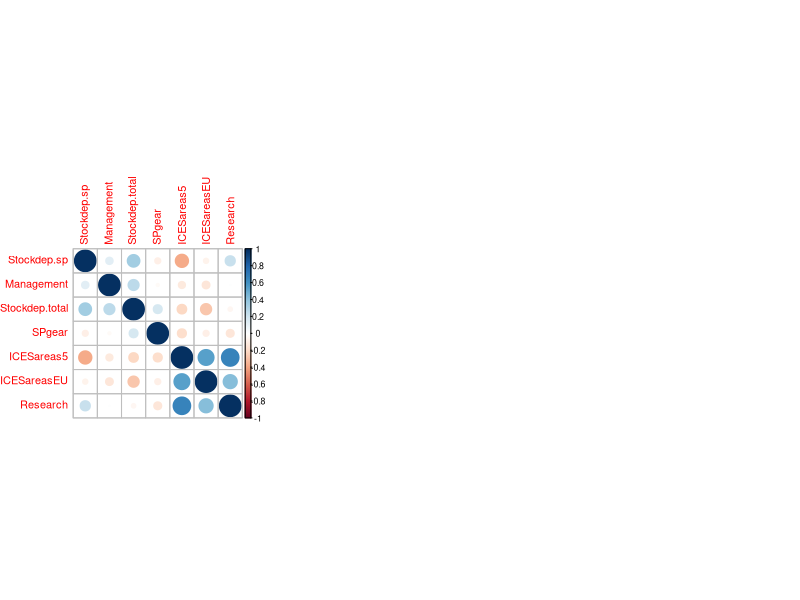

R code for this plot: (Note: this script raises an error after producing the figure.)
#' Reads data/ecological_indicators.csv, data/institutional_indicators.csv and 
#' data/socioeconomic_indicators.csv. Computes correlation matrices for each set of
#' indicators and plots the correlation matrices in Figures/Fig 4 SI.png

##### 1. LOAD PACKAGES AND DISPLAY VERSIONS #####

version                           
# platform       x86_64-apple-darwin13.4.0   
# arch           x86_64                      
# os             darwin13.4.0                
# system         x86_64, darwin13.4.0        
# status                                     
# major          3                           
# minor          3.0                         
# year           2016                        
# month          05                          
# day            03                          
# svn rev        70573                       
# language       R                           
# version.string R version 3.3.0 (2016-05-03)
# nickname       Supposedly Educational          

if(!require(gridExtra)){
  install.packages("gridExtra",dependencies = TRUE,repos='http://cran.us.r-project.org')
}
require(gridExtra)
packageVersion("gridExtra")
# [1] ‘2.2.1’

if(!require(corrplot)){
  install.packages("corrplot",dependencies = TRUE,repos='http://cran.us.r-project.org')
}
require(corrplot)
packageVersion("corrplot")
# [1] ‘0.77’

if(!require(data.table)){
  install.packages("data.table",dependencies = TRUE,repos='http://cran.us.r-project.org')
}
require(data.table)
packageVersion("data.table")
# [1] ‘1.10.4’

if(!require(tidyverse)){
  install.packages("tidyverse",dependencies = TRUE,repos='http://cran.us.r-project.org')
}
require(tidyverse)
packageVersion("tidyverse")
# [1] ‘1.2.1’



##### 2. READ DATA #####

# Read the data

eco_indicators <- fread("data/ecological_indicators.csv")
                            
ins_indicators <- fread("data/institutional_indicators 2.csv")
                            
soc_indicators <- fread("data/socioeconomic_indicators.csv")

##### 3. PLOT #####

tiff("Figures/Fig 4 SI.tiff",width=12.5,height = 4.5,units = "in",res=300, compression = "lzw")

par(mfrow = c(1, 3))

# socioeconomic correlations

soc_to_correlate <- soc_indicators %>% select(-SPECIES,-COUNTRIES,-STOCK)
soc_correlations <- cor(soc_to_correlate, use="pairwise.complete.obs")
p1 <- corrplot(soc_correlations, order ="AOE")


# institutional correlations

ins_to_correlate <- ins_indicators [, c(1, 2, 3, 5, 6, 7, 9)]
ins_to_correlate <- ins_to_correlate %>% select(-SPECIES,-COUNTRIES,-STOCK)
ins_correlations <- cor(ins_to_correlate, use="pairwise.complete.obs")
p2 <- corrplot(ins_correlations, order ="AOE")


# Ecological correlations

eco_to_correlate <- eco_indicators %>%
  mutate(SSBrecent=B_SSBrecent/SSB.average,SSBhistoric=B_SSBhistoric/SSB.average,Ftrend=B_Ftrend/F.average,Rtrend=B_Rtrend/R.average)  %>% 
  select(-SPECIES,-STOCK,-starts_with("B_"),-ends_with(".average"))
eco_correlations <- cor(eco_to_correlate, use="pairwise.complete.obs")
p3 <- corrplot(eco_correlations, order ="AOE")

par(mfrow=c(1,1))

dev.off()
